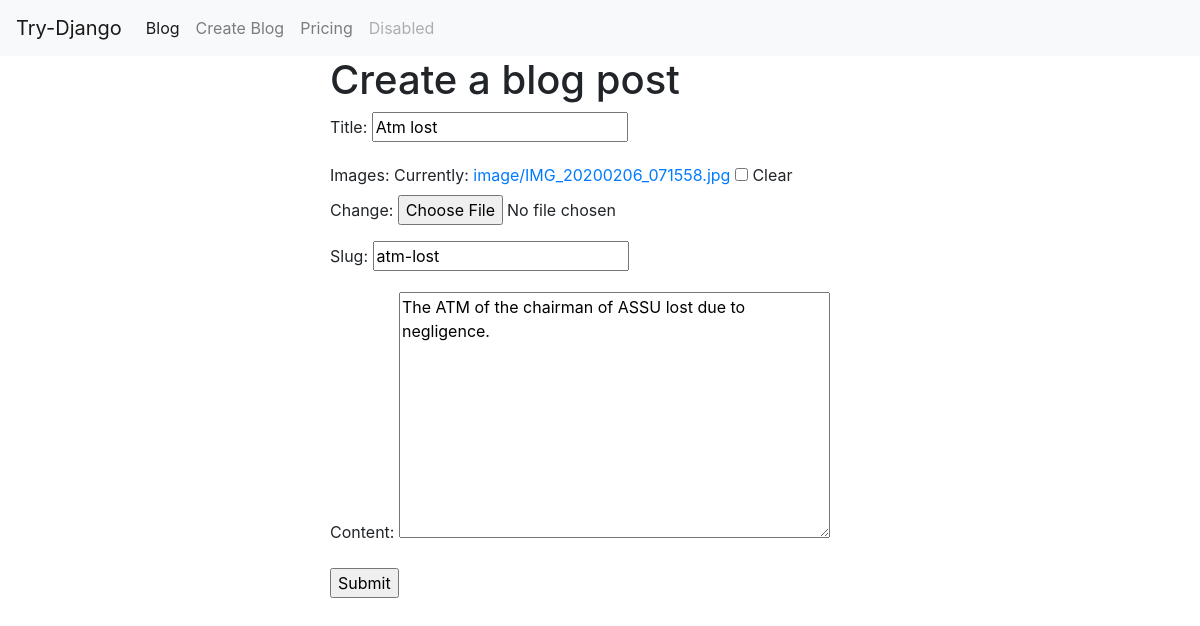
The app's page /blog/atm-lost/edit/ (signed in) with its own data.
### blog/models.py (models this page shows, shortened)
class BlogPost(models.Model):
    user = models.ForeignKey(User, default=1, null=True, on_delete=models.SET_NULL)
    images = models.ImageField(upload_to='image/', blank=True, null=True)
    title = models.CharField(max_length=50)
    slug = models.SlugField(unique=True)
    content = models.TextField(null=True, blank=True)

### blog/views.py (the view)
# urls.py: path('<str:slug>/edit/', views.blog_update, name='blog_update'),
@staff_member_required
def blog_update(request, slug):
    obj = BlogPost.objects.get(slug=slug)
    form = BlogPostModelForm(request.POST or None, request.FILES or None, instance=obj)
    if form.is_valid():
        form.save()
        form = BlogPostModelForm()
    template_name = 'blog/blog_update.html'
    context = {'form':form}
    return render(request, template_name, context)

### blog/forms.py
class BlogPostModelForm(forms.ModelForm):
    class Meta:
        model = BlogPost
        fields = ['title', 'images', 'slug', 'content']

### blog/templates/blog/blog_update.html (shortened to what this page needs)
{% extends 'base.html' %}
{% block content %}
 <h1>Create a blog post</h1>
 <form action="." method="post" enctype="multipart/form-data">
    {{ form.as_p }}
    <input type="submit" value="Submit" />
 </form>
{% endblock  %}

### records on screen
BlogPost: title "Atm lost", slug "atm-lost", content "The ATM of the chairman of ASSU lost due to negligence."
